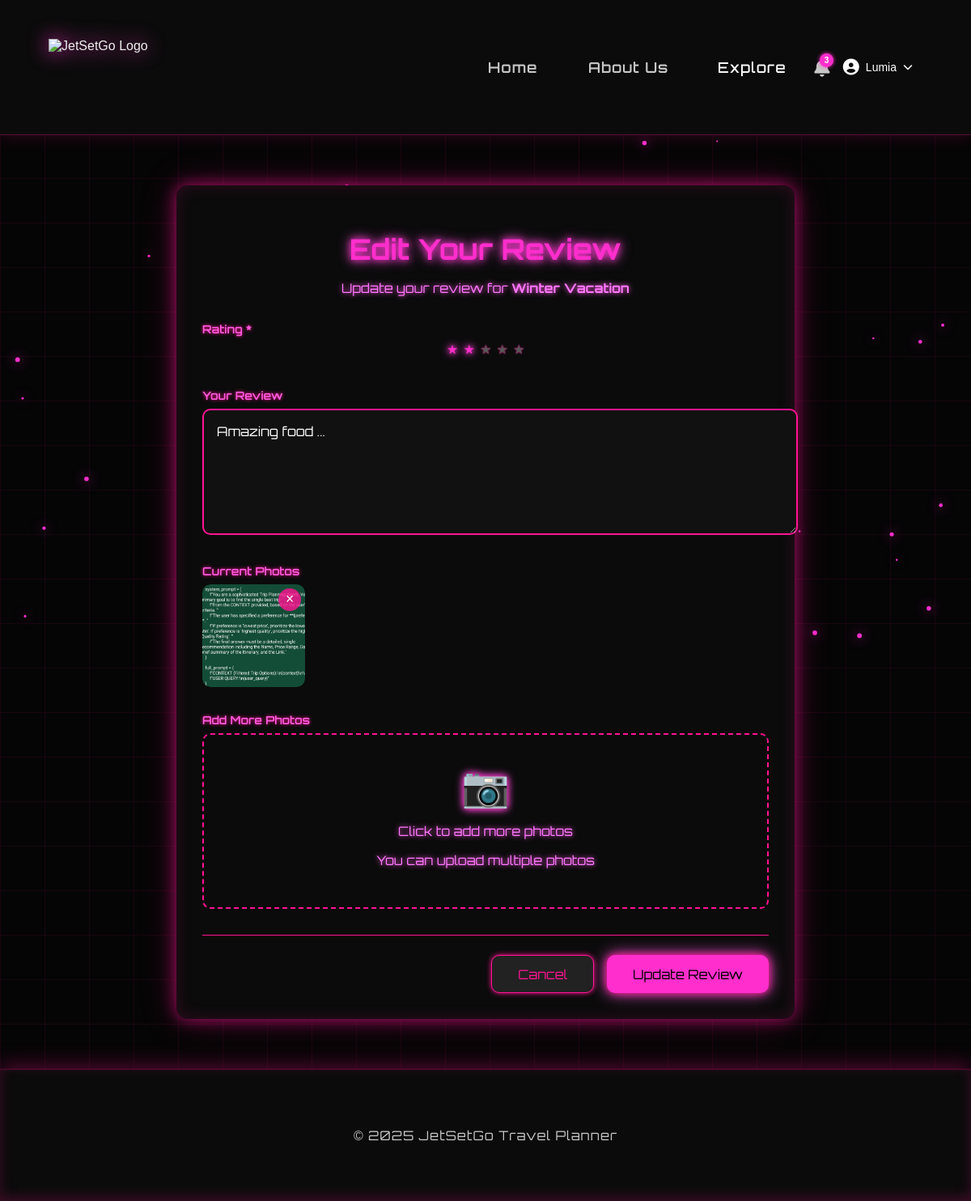
/review/3/edit (signed in), run on the app's committed database.
### app/models.py (models this page shows, shortened)
class Trip(db.Model):
    __tablename__ = "trip"
    id = db.Column(db.Integer, primary_key=True)
    title = db.Column(db.String(100), nullable=False)
    start_date = db.Column(db.Date, nullable=False)
    end_date = db.Column(db.Date, nullable=False)
    description = db.Column(db.Text, nullable=True)
    destinations = db.relationship(
        "TripDestination",
        backref="trip",
        cascade="all, delete-orphan",
        lazy=True
    )
    itinerary = db.relationship("ItineraryItem", backref="trip", lazy=True, cascade="all, delete-orphan")
    budget = db.relationship("Budget", backref="trip", uselist=False, cascade="all, delete-orphan")
    participants = db.relationship("User", secondary=trip_users, backref=db.backref("trips", lazy="dynamic"))
    reviews = db.relationship("Review", backref="trip", lazy=True, cascade="all, delete-orphan")

class Review(db.Model):
    __tablename__ = "review"
    id = db.Column(db.Integer, primary_key=True)
    rating = db.Column(db.Integer, nullable=False)  # 1-5 stars
    comment = db.Column(db.Text)
    created_at = db.Column(db.DateTime, default=datetime.utcnow)
    updated_at = db.Column(db.DateTime, default=datetime.utcnow, onupdate=datetime.utcnow)
    trip_id = db.Column(db.Integer, db.ForeignKey("trip.id"), nullable=False)
    user_id = db.Column(db.Integer, db.ForeignKey("user.id"), nullable=False)
    photos = db.relationship("ReviewPhoto", backref="review", lazy=True, cascade="all, delete-orphan")
    __table_args__ = (db.UniqueConstraint('trip_id', 'user_id', name='unique_trip_user_review'),)
    def delete(self):
        """Delete review"""
        db.session.delete(self)
        db.session.commit()

class ReviewPhoto(db.Model):
    __tablename__ = "review_photo"
    id = db.Column(db.Integer, primary_key=True)
    photo_url = db.Column(db.String(500), nullable=False)
    caption = db.Column(db.String(500))
    created_at = db.Column(db.DateTime, default=datetime.utcnow)
    review_id = db.Column(db.Integer, db.ForeignKey("review.id"), nullable=False)

### app/routes/trips.py (the view, shortened to what this page needs)
@trips_bp.route("/review/<int:review_id>/edit", methods=["GET", "POST"])
def edit_review(review_id):
    if "user_id" not in session:
        flash("Please log in to edit reviews", "danger")
        return redirect(url_for("auth.login"))
    review = Review.query.get_or_404(review_id)
    user_id = session.get("user_id")
    if review.user_id != user_id:
        flash("You can only edit your own reviews", "danger")
        return redirect(url_for("trips.view_all_reviews"))
    return render_template("edit_review.html", review=review)

### app/templates/edit_review.html (shortened to what this page needs)
{% extends 'base.html' %}
{% block content %}
<div class="review-form-container">
    <div class="form-header">
        <h1>Edit Your Review</h1>
        <p>Update your review for <strong>{{ review.trip.title }}</strong></p>
    </div>
    <form method="POST" action="{{ url_for('trips.edit_review', review_id=review.id) }}" enctype="multipart/form-data" class="review-form" onsubmit="console.log('Form submitting...'); return true;">
        <div class="form-group">
            <label>Rating *</label>
            <div class="star-rating">
                <label for="star5" title="5 stars">★</label>
                <label for="star4" title="4 stars">★</label>
                <label for="star3" title="3 stars">★</label>
                <label for="star2" title="2 stars">★</label>
                <label for="star1" title="1 star">★</label>
            </div>
        </div>
        <div class="form-group">
            <label for="comment">Your Review</label>
            <textarea
                name="comment"
                id="comment"
                rows="6"
                placeholder="Tell us about your experience..."
            >{{ review.comment or '' }}</textarea>
        </div>
        {% if review.photos %}
        <div class="form-group">
            <label>Current Photos</label>
            <div class="existing-photos">
                {% for photo in review.photos %}
                <div class="existing-photo-item">
                    <img src="{{ photo.photo_url }}" alt="Review photo">
                    <form method="POST" action="{{ url_for('trips.delete_review_photo', review_id=review.id, photo_id=photo.id) }}" style="display: inline;" onsubmit="return confirm('Delete this photo?');">
                        <button type="submit" class="remove-photo">×</button>
                    </form>
                </div>
                {% endfor %}
            </div>
        </div>
        {% endif %}
        <div class="form-group">
            <label for="photos">Add More Photos</label>
            <div class="photo-upload-area" id="photoUploadArea">
                <div class="upload-placeholder" onclick="document.getElementById('photos').click()">
                    <div class="upload-icon">📷</div>
                    <p>Click to add more photos</p>
                    <span>You can upload multiple photos</span>
                </div>
            </div>
        </div>
        <div class="form-actions">
            <a href="{{ url_for('trips.view_all_reviews') }}" class="btn-secondary">Cancel</a>
            <button type="submit" class="btn-primary" onclick="console.log('Button clicked');">Update Review</button>
        </div>
    </form>
</div>
{% endblock %}

### app/static/css/style.css (style rules this page uses)
:root { --bg-color: #000000; --text-color: #f2f2f2; --soft-text: #c7c7c7; --card-bg: rgba(10, 10, 10, 0.8); --border-color: #ff2ecc; --neon-pink: #ff2ecc; --neon-hover: #ff5be0; }
body { background: var(--bg-color); color: var(--text-color); font-family: "Inter", sans-serif; margin: 0; padding: 0; opacity: 0; animation: fadeIn 0.9s ease-out forwards; }
a { transition: opacity 0.3s ease; }
body::before { content: ""; position: fixed; top: 0; left: 0; width: 100%; height: 100%; background-image: linear-gradient(rgba(255, 20, 147, 0.08) 1px, transparent 1px), linear-gradient(90deg, rgba(255, 20, 147, 0.08) 1px, transparent 1px); background-size: 55px 55px; animation: gridMove 32s linear infinite; z-index: -3; pointer-events: none !important; }
label { font-size: 14px; margin-bottom: 5px; display: block; position: relative; z-index: 20; }
.btn-primary { background: var(--neon-pink) !important; color: #000 !important; border: none !important; box-shadow: 0 0 12px var(--neon-pink); }
body { background: #050505; color: #eee; font-family: 'Poppins', sans-serif; }

### app/templates/edit_review.html (style rules this page uses)
.review-form-container { max-width: 700px; margin: 2rem auto; padding: 2rem; background: #0b0b0b; border-radius: 14px; box-shadow: 0 0 20px rgba(255, 20, 147, 0.6), 0 0 45px rgba(255, 20, 147, 0.25), inset 0 0 20px rgba(255, 20, 147, 0.15); backdrop-filter: blur(4px); color: #fff; font-family: 'Orbitron', sans-serif; }
.form-header { text-align: center; margin-bottom: 2rem; }
.form-header h1 { font-size: 2.2rem; color: #ff2ecc; text-shadow: 0 0 8px #ff2ecc, 0 0 16px #ff5be0; margin-bottom: 0.5rem; }
.form-header p { color: #ff77ff; text-shadow: 0 0 6px #ff5be0; }
.form-group { margin-bottom: 2rem; }
.form-group label { display: block; margin-bottom: 0.5rem; font-weight: 600; color: #ff5be0; text-shadow: 0 0 4px #ff1493; }
.star-rating { display: flex; flex-direction: row-reverse; justify-content: center; gap: 0.5rem; font-size: 2.5rem; }
.star-rating label { cursor: pointer; color: #555; transition: 0.3s; text-shadow: 0 0 2px #ff1493; }
.star-rating label:hover, .star-rating label:hover ~ label, .star-rating input:checked ~ label { color: #ff2ecc; text-shadow: 0 0 6px #ff2ecc, 0 0 12px #ff5be0; }
textarea { width: 100%; padding: 1rem; border: 2px solid #ff1493; border-radius: 10px; background: #111; color: #fff; font-size: 1rem; font-family: 'Orbitron', sans-serif; resize: vertical; transition: 0.3s; }
.existing-photos { display: grid; grid-template-columns: repeat(auto-fill, minmax(120px, 1fr)); gap: 1rem; }
.existing-photo-item { position: relative; border-radius: 10px; overflow: hidden; aspect-ratio: 1; cursor: pointer; transition: transform 0.3s, box-shadow 0.3s; }
.existing-photo-item img { width: 100%; height: 100%; object-fit: cover; border-radius: 10px; }
.remove-photo { position: absolute; top: 5px; right: 5px; background: rgba(255, 20, 147, 0.8); color: #fff; border: none; border-radius: 50%; width: 28px; height: 28px; font-size: 1.1rem; cursor: pointer; line-height: 1; transition: background 0.3s, transform 0.2s; }
.photo-upload-area { border: 2px dashed #ff1493; border-radius: 10px; padding: 2rem; text-align: center; background: #0b0b0b; transition: 0.3s; }
.upload-placeholder { cursor: pointer; color: #ff77ff; }
.upload-icon { font-size: 3rem; margin-bottom: 0.5rem; text-shadow: 0 0 8px #ff2ecc, 0 0 12px #ff5be0; }
.upload-placeholder p, .upload-placeholder span { color: #ff77ff; text-shadow: 0 0 6px #ff5be0; }
.form-actions { display: flex; justify-content: flex-end; gap: 1rem; margin-top: 2rem; padding-top: 1.5rem; border-top: 1px solid #ff1493; }
.btn-primary, .btn-secondary { padding: 0.8rem 2rem; border: none; border-radius: 10px; font-size: 1rem; cursor: pointer; text-decoration: none; font-family: 'Orbitron', sans-serif; transition: all 0.3s; }
.btn-primary { background: linear-gradient(135deg, #ff1493 0%, #ff2ecc 50%, #ff5be0 100%); color: #fff; box-shadow: 0 0 10px #ff1493, 0 0 20px #ff5be0; }
.btn-secondary { background: #222; color: #ff1493; border: 1px solid #ff1493; box-shadow: 0 0 6px #ff1493; }

### data on the page
Trip: trip "Winter Vacation"
Review: comment "Amazing food ..."
ReviewPhoto: photo_url (picture)

### other printed values
{{ session.get('user_name', 'User') }} "Lumia"
{{ 2025 }} "2025"
